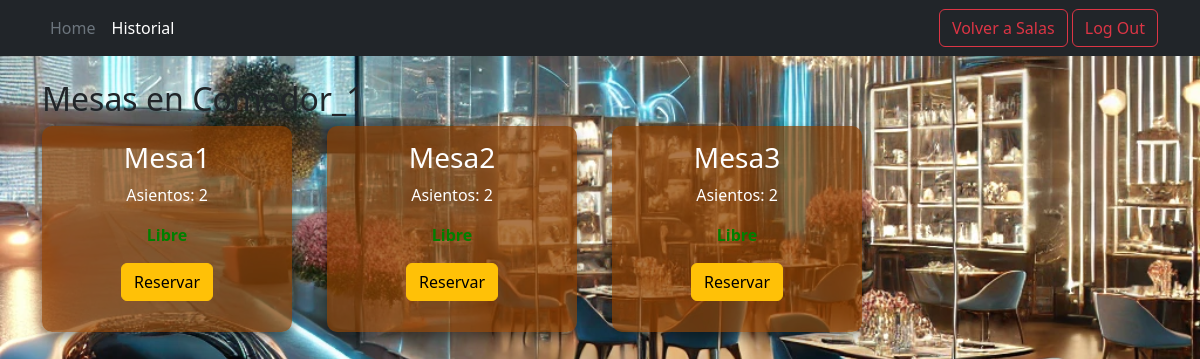
The page /Paginas/mesas.php?id_sala=1 (signed in) on the database its author committed.
### tables this page shows
CREATE TABLE tbl_salas (
    id_sala INT NOT NULL PRIMARY KEY AUTO_INCREMENT,
    nombre_sala VARCHAR(15) NOT NULL,
    tipo_sala ENUM("Comedor", "Terraza", "VIP") NOT NULL
);

CREATE TABLE tbl_recursos (
    id_recurso INT NOT NULL PRIMARY KEY AUTO_INCREMENT,
    nombre_recurso VARCHAR(40) NOT NULL UNIQUE,
    tipo_recurso ENUM("Mesa", "Silla") NOT NULL,
    id_padre INT NULL, 
    id_sala INT NULL,
    FOREIGN KEY (id_sala) REFERENCES tbl_salas(id_sala),
    FOREIGN KEY (id_padre) REFERENCES tbl_recursos(id_recurso)
);

### Paginas/mesas.php (the view, shortened to what this page needs)
<?php
    require_once "../Procesos/conection.php";
    if (isset($_SESSION["id_sala"])) {
        $id_sala = $_SESSION["id_sala"];
        $id_sala = htmlspecialchars($id_sala);
        try {
            $sqlMesas = "SELECT id_recurso, nombre_recurso FROM tbl_recursos WHERE id_sala = :id_sala
                         AND id_padre IS NULL";
            $stmt = $pdo->prepare($sqlMesas);
            $stmt->bindParam(':id_sala', $id_sala);
            $stmt->execute();
            $mesas = $stmt->fetchAll(PDO::FETCH_ASSOC);
            $sqlNombreSala = "SELECT nombre_sala FROM tbl_salas WHERE id_sala = :id_sala";
            $stmt2 = $pdo->prepare($sqlNombreSala);
            $stmt2->bindParam(':id_sala', $id_sala);
            $stmt2->execute();
            $n_sala = $stmt2->fetch(PDO::FETCH_ASSOC);
            $ahora = date("Y-m-d H:i:s");
        } catch (PDOException $e) {
            echo "Error al cargar las mesas: " . $e->getMessage();
            die();
        }
    }
?>
<!DOCTYPE html>
<html lang="es">
<head>
    <link rel="stylesheet" href="../CSS/estilosInicio.css">
    <link href="https://cdn.jsdelivr.net/npm/bootstrap@5.3.3/dist/css/bootstrap.min.css" rel="stylesheet">
</head>
<body>
    <header class="p-2 bg-dark text-white">
        <div class="container">
            <div class="d-flex flex-wrap align-items-center justify-content-center justify-content-lg-start">
                <ul class="nav col-12 col-lg-auto me-lg-auto mb-2 justify-content-center mb-md-0">
                    <li><a href="./inicio.php" class="nav-link px-2 text-secondary">Home</a></li>
                    <li><a href="./historial.php" class="nav-link px-2 text-white">Historial</a></li>
                </ul>
                <div class="text-end">
                    <a href="./salas.php"><button type="button" class="btn btn-outline-danger">Volver a Salas</button></a>
                    <a href="../Procesos/destruir.php"><button type="button" class="btn btn-outline-danger">Log Out</button></a>
                </div>
            </div>
        </div>
    </header>
    <div class="container mt-4">
    <div class="row">
        <h2>Mesas en <?php echo htmlspecialchars($n_sala["nombre_sala"]); ?></h2>
        <?php
        if (count($mesas) > 0) {
            foreach ($mesas as $mesa) {
                $sqlSillas = "SELECT COUNT(*) FROM tbl_recursos WHERE id_padre = :id_padre";
                $stmt3 = $pdo->prepare($sqlSillas);
                $stmt3->bindParam(':id_padre', $mesa["id_recurso"]);
                $stmt3->execute();
                $sillas = $stmt3->fetchColumn();
                $sqlAsignada = "SELECT COUNT(*) FROM tbl_historial WHERE id_recurso = :id_recurso
                                AND :ahora BETWEEN fecha_asignacion AND fecha_no_asignacion";
                $stmtAsignada = $pdo->prepare($sqlAsignada);
                $stmtAsignada->bindParam(':id_recurso', $mesa['id_recurso']);
                $stmtAsignada->bindParam(':ahora', $ahora);
                $stmtAsignada->execute();
                $asignada = $stmtAsignada->fetchColumn() > 0;
                echo "<div class='col-12 col-sm-6 col-md-4 col-lg-3 mb-4'>
                <div class='mesa-card'>
                    <h3>" . htmlspecialchars($mesa['nombre_recurso']) . "</h3>
                    <p>Asientos: " . $sillas . "</p>" . ($asignada ? "<span class='asignada'>Asignada</span>" : "<span class='libre'>Libre</span>") . "</button></a></p>
                    <a href='./asignar_mesa.php?id_mesa=" . $mesa['id_recurso'] . "'><button type='button' class='btn btn-warning'>Reservar</button></a></p>
                </div>
                </div>";
            }
        } else {
            echo "<p>No hay mesas registradas en esta sala.</p>";
        }
        ?>
    </div>
    </div>
</body>
</html>

### CSS/estilosInicio.css (style rules this page uses)
body { margin: 0; padding: 0; background-image: url("./img/fondoInicio.webp"); background-size: cover; background-position: center; }
a { text-decoration: none; }
.mesa-card { background-color: rgba(137, 62, 0, 0.7); box-shadow: 0 6px 12px rgba(0, 0, 0, 0.4); color: white; border-radius: 10px; width: 250px; text-align: center; padding: 15px; transition: transform 0.3s ease, background-color 0.5 ease, box-shadow 0.5s ease; }
.mesa-card .libre { color: green; font-weight: bold; }

### rows shown on the page
tbl_salas: nombre_sala "Comedor_1"
tbl_recursos: nombre_recurso "Mesa1", sillas "2"
tbl_recursos: nombre_recurso "Mesa2", sillas "2"
tbl_recursos: nombre_recurso "Mesa3", sillas "2"
